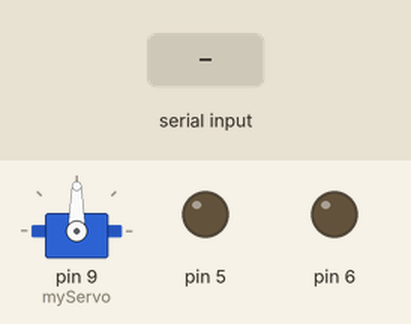
Recording of a sketch running on a simulated Arduino Uno, built with avr-gcc and run on an emulated ATmega328P. Parts: servo, output pins drawn as LEDs (lit = HIGH). The test bench sets the inputs (shaded band).

Above: at 1.2 s.
1.3 s: "1" received over Serial
At 2.0 s:
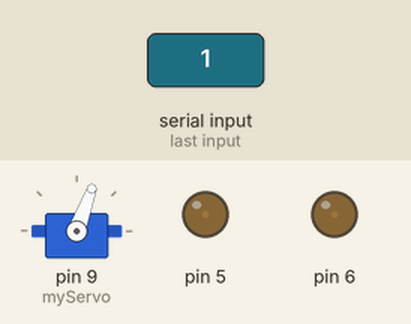
2.8 s: "3" received over Serial
At 3.1 s:
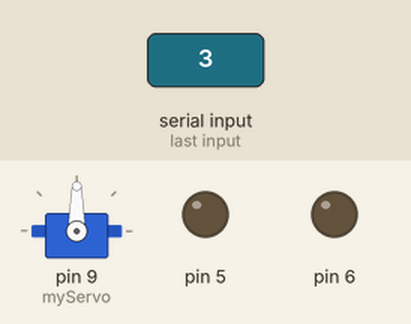
Timing chart, 0 to 5.8 s (numbered marks = the images above; inputs shaded):
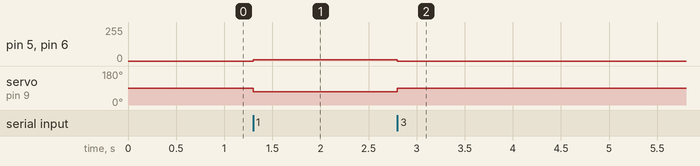

The sketch:

sketch_Poster_Arduino.ino
```cpp
boolean Switch = false;

#include "Servo.h"

Servo myServo;
int i = 0;
int y =0;

void setup() {
  pinMode(6, OUTPUT);
  pinMode(5, OUTPUT);
  myServo.attach(9);
  Serial.begin(9600);
}

void loop() {
  if(i!=30){
    i++;
  }
  if(Serial.available()>0){
    char ledPinState = Serial.read();

    if(ledPinState == '3'){
      analogWrite(6,0);
      analogWrite(5,0);
      myServo.write(90);
    }

     if(ledPinState == '1'){
       if (i!=765){
         i=i+1;
          y = i/3;
         analogWrite(6,y);
         analogWrite(5,y);
       }


      //digitalWrite(6,HIGH);
     // digitalWrite(5,HIGH);
      myServo.write(70);
    }

     if(ledPinState == '0'){

         analogWrite(6,0);
         analogWrite(5,0);

       //digitalWrite(6,LOW);
      //digitalWrite(5,LOW);
      myServo.write(90);
    }

  }
}
```

Measured:
- after the input at 1.3 s, pin 5, pin 6: 0/255 → 10/255 at once; servo on pin 9 (myServo): 90° → 70° at once
- after the input at 2.8 s, pin 5, pin 6: 10/255 → 0/255 at once; servo on pin 9 (myServo): 70° → 90° at once
